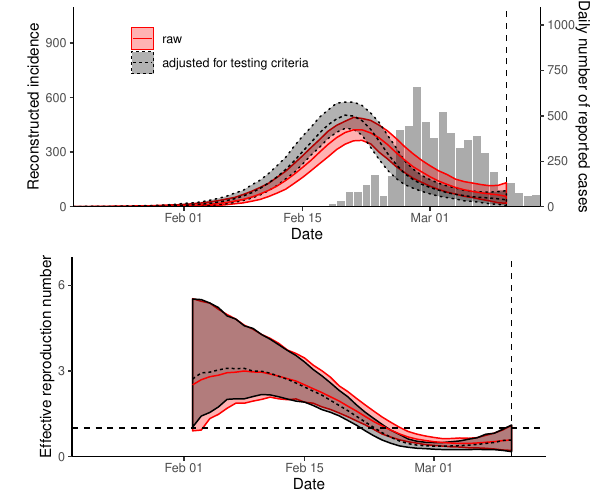

Here is the R script that generated this plot:
library(readxl)
library(ggplot2); theme_set(theme_bw())
library(gridExtra)
source("wquant.R")

load("R_t_daegu_censor_detect.rda")
load("R_t_daegu_censor_raw.rda")

R0prior <- function(x) dgamma(x, shape=(2.6/2)^2, rate=(2.6/2)^2/2.6)

rt_censor_detect <- R_t_daegu_censor_detect %>%
  bind_rows(.id="sim") %>%
  group_by(date) %>%
  mutate(weight=R0prior(IRt)) %>%
  summarize(
    median=wquant(IRt, weights=weight,0.5),
    lwr=wquant(IRt, weights=weight,0.025),
    upr=wquant(IRt, weights=weight,0.975)
  ) %>%
  mutate(
    group="adjusted for testing criteria"
  )

rt_censor_raw <- R_t_daegu_censor_raw %>%
  bind_rows(.id="sim") %>%
  group_by(date) %>%
  mutate(weight=R0prior(IRt)) %>%
  summarize(
    median=wquant(IRt, weights=weight,0.5),
    lwr=wquant(IRt, weights=weight,0.025),
    upr=wquant(IRt, weights=weight,0.975)
  ) %>%
  mutate(
    group="raw"
  )

rt_all <- bind_rows(rt_censor_detect, rt_censor_raw) %>%
  mutate(
    group=factor(group, level=c("raw",
                                "adjusted for testing criteria"))
  )

geo <- read_xlsx("data/COVID19-Korea-2020-03-16.xlsx", na="NA", sheet=3)

geo$date_report[geo$time_report==16 & !is.na(geo$time_report)] <- geo$date_report[geo$time_report==16 & !is.na(geo$time_report)] + 1

reconstruct_case_detect <- reconstruct_censor_detect %>%
  bind_rows(.id="sim") %>%
  group_by(date) %>%
  summarize(
    median=median(case),
    lwr=quantile(case, 0.025),
    upr=quantile(case, 0.975)
  ) %>%
  mutate(
    group="adjusted for testing criteria"
  )

reconstruct_case_raw <- reconstruct_censor_raw %>%
  bind_rows(.id="sim") %>%
  group_by(date) %>%
  summarize(
    median=median(case),
    lwr=quantile(case, 0.025),
    upr=quantile(case, 0.975)
  ) %>%
  mutate(
    group="raw"
  )

reconstruct_case_all <- bind_rows(reconstruct_case_detect, reconstruct_case_raw) %>%
  mutate(
    group=factor(group, level=c("raw",
                                "adjusted for testing criteria"))
  )

g1 <- ggplot(geo) +
  geom_bar(aes(as.Date(date_report)-0.5, Daegu), stat="identity", alpha=0.5) +
  geom_vline(xintercept=as.Date("2020-03-10"), lty=2) +
  geom_ribbon(data=reconstruct_case_all, aes(date, ymin=lwr, ymax=upr, col=group, fill=group, lty=group), alpha=0.3) +
  geom_line(data=reconstruct_case_all, aes(date, median, col=group, lty=group)) +
  scale_color_manual(values=c(2,1)) +
  scale_fill_manual(values=c(2,1)) +
  scale_x_date("Date", expand=c(0, 0), limits=as.Date(c("2020-01-19", "2020-03-14"))) +
  scale_y_continuous("Reconstructed incidence", limits=c(0, 1100), expand=c(0, 0),
                     breaks=c(0, 300, 600, 900),
                     sec.axis = sec_axis(~ .*1, name = "Daily number of reported cases")) +
  theme(
    panel.grid = element_blank(),
    panel.border = element_blank(),
    axis.line = element_line(),
    legend.position = c(0.31, 0.8),
    legend.title = element_blank(),
    plot.margin = margin(5, 5, 5, 20, unit="pt")
  )

g2 <- ggplot(rt_all) +
  geom_ribbon(aes(date, ymin=lwr, ymax=upr, col=group, fill=group), alpha=0.3) +
  geom_line(aes(date, median, col=group, lty=group)) +
  geom_hline(yintercept=1, lty=2) + 
  geom_vline(xintercept=as.Date("2020-03-10"), lty=2) +
  scale_color_manual(values=c(2,1)) +
  scale_fill_manual(values=c(2,1)) +
  scale_x_date("Date", expand=c(0, 0), limits=as.Date(c("2020-01-19", "2020-03-14"))) +
  scale_y_continuous("Time-dependent reproduction number", limits=c(0, 7), expand=c(0, 0),
                     breaks=c(0, 3, 6)) +
  theme(
    panel.grid = element_blank(),
    panel.border = element_blank(),
    axis.line = element_line(),
    legend.position = "none",
    legend.title = element_blank(),
    plot.margin = margin(5, 39, 5, 29, unit="pt")
  )

gtot <- arrangeGrob(g1, g2, nrow=2)

ggsave("figure_R_t_daegu.pdf", gtot, width=6, height=5)
ggsave("AppendixFigure5.jpg", gtot, width=6, height=5, dpi=600)

ggsave("AppendixFigure5A.jpg", g1 + theme(plot.title = element_blank()), width=6,height=3, dpi=600)
ggsave("AppendixFigure5B.jpg", g2 + theme(plot.title = element_blank()), width=6,height=3, dpi=600)
